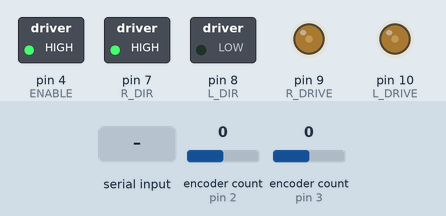
Simulated run of this sketch. Board: Arduino Uno, built with avr-gcc and run on an emulated ATmega328P. On the bench: switched loads named in the sketch (green lamp = pin HIGH), output pins drawn as LEDs (lit = HIGH). The test bench sets the inputs (shaded band); at power-on: encoder count (sensors on pin 2, pin 3) 0. What the sketch prints to the serial monitor is not drawn.

Above: at 2.2 s.
2.3 s: encoder count (sensor on pin 2) set to 4
At 3.6 s:
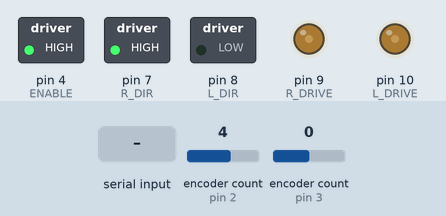
5.3 s: encoder count (sensor on pin 3) set to 1
8.3 s: "30,150\n" received over Serial
11.3 s: "90,45\n" received over Serial
14.3 s: "d90\n" received over Serial
15.8 s: "0\n" received over Serial
At 16.3 s:
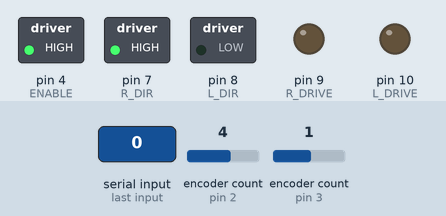
Timing chart, 0 to 18.3 s (numbered marks = the images above; inputs shaded):
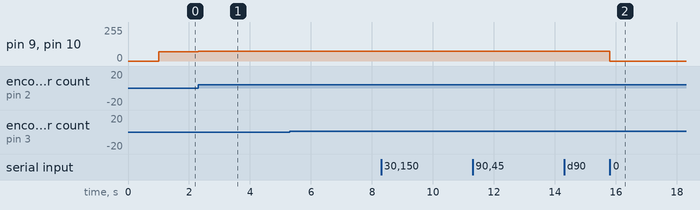

Measured:
- after the input at 2.3 s, pin 9 (R_DRIVE), pin 10 (L_DRIVE): 70/255 → 72/255 at once
- after the input at 15.8 s, pin 9 (R_DRIVE), pin 10 (L_DRIVE): 72/255 → 0/255 at once

The sketch:

steeringControl.ino
```cpp
/* Controller
   Function:
   Implement a PI controller for wheel subsystem
   Setting up hardware:
   attach motor driver shield to arduino
   attach motor encoder to motor driver shield
      Green to ground
      Blue to 5V
      Yellow to digital i/o 2
      White to digital i/o 3
   Motor driver shield powered by battery
   Wire RasberryPi to Arduino via I2C
   MODIFY for TWO wheels
*/

#include <Wire.h>
#include <Encoder.h>

////////////////////MOTOR DRIVER PINS/////////////////////////
//Left Wheel Encoder
#define L_CHAN_A 3              //encoder channel a
#define L_CHAN_B 6              //encoder channel b
//Right Wheel Encoder
#define R_CHAN_A 2              //encoder channel a
#define R_CHAN_B 5              //encoder channel b
//Enable Pin
#define ENABLE 4
//Right Control
#define R_DRIVE 9
#define R_DIR 7
//Left Control
#define L_DRIVE 10
#define L_DIR 8
//Encoders, See Encoder.h for ref
Encoder leftEncoder(L_CHAN_A, L_CHAN_B);
Encoder rightEncoder(R_CHAN_A, R_CHAN_B);

////////////////////Physical Constants////////////////////
#define COUNTS_PER_REV 3200;
const double WHEEL_RADIUS = .164; //radius in feet

//////////////////Speed and Control Globals////////////////////
const double BASE_SPEED = 150;
const double MIN_SPEED = 70;
uint8_t LDutyCycle;                 //8-bit PWM duty
uint8_t RDutyCycle;                 //8-bit PWM duty
double currentPositionR = 0; //position in feet
double currentPositionL = 0;
double finalPosition = 0; //destination in feet
double delta = .01; //acceptable variation in arrival point
double gamma = .5; //slow down point 6in from target
int beta = 50; //catchup adjustment threshold
bool movementEnabled = false;
int turn;
long int angle;
long int turningAngle;
//////////////////I2C and External Comm//////////////////////////
int input;                          //I2C command received from raspi


bool turnDone = false;

void setup() {
   Serial.begin(115200);
  //////////////////Pin setup//////////////////
  pinMode(ENABLE, OUTPUT);                  //MUST BE SET HIGH to enable driver board
  pinMode(L_DRIVE, OUTPUT);
  pinMode(L_DIR, OUTPUT);
  pinMode(R_DRIVE, OUTPUT);
  pinMode(R_DIR, OUTPUT);

  //////////////////Initial Control/Encoder conditions//////////////////
    turn = 2;
    angle = 0;
    turningAngle = 190*10.85;
    Serial.println(turningAngle);
  if(turn==0 || turn == 1){
    //finalPosition = .01;
 }
  switch(turn){
    case 0:
      digitalWrite(L_DIR, HIGH); //L-H is forward
      digitalWrite(R_DIR, HIGH);
      break;
    case 1:
      digitalWrite(L_DIR, LOW); //L-H is forward
      digitalWrite(R_DIR, LOW);
      break;
    case 2:
      digitalWrite(L_DIR, LOW); //L-H is forward
      digitalWrite(R_DIR, HIGH);
      break;


  }
  digitalWrite(ENABLE, HIGH); //Enable driver board
  long posL = 0;
  long posR = 0;
  leftEncoder.write(posL);
  rightEncoder.write(posR);


  /////
  finalPosition = 5;
  delay(1000); //delay 10sec to let you place the robot on track
  Serial.println("Starting");
  leftEncoder.write(0); //reset the encoders
  rightEncoder.write(0);
  movementEnabled = true;


  ////////
}


void serialFlush(){
  while(Serial.available() > 0) {
    char t = Serial.read();
  }
}

//Main code
void loop() {
    switch(turn){
    case 0:
      digitalWrite(L_DIR, HIGH); //L-H is forward
      digitalWrite(R_DIR, HIGH);
      break;
    case 1:
      digitalWrite(L_DIR, LOW); //L-H is forward
      digitalWrite(R_DIR, LOW);
      break;
    case 2:
      digitalWrite(L_DIR, LOW); //L-H is forward
      digitalWrite(R_DIR, HIGH);
      break;


  }
  //receive user input, we use this to set up the path and start a movement execution
  if(Serial.available()){
    char command = Serial.read();
    switch(command){
      //set destination
      case 'd':
        Serial.println("Please ender a destination position");
        serialFlush(); //clean out any junk
        while(!Serial.available());
        finalPosition = Serial.parseInt();
        Serial.print("Destination Received:  ");
        Serial.println(finalPosition);
        break;
      //start moving
      case 's':
        if(abs(finalPosition-currentPositionR)<delta){
          Serial.println("Please set a destination first!");
          break;
        }else{
          Serial.println("Ok, Robot is starting, please place on track and wait 10sec");
          delay(5000); //delay 10sec to let you place the robot on track
          Serial.println("Starting");
          leftEncoder.write(0); //reset the encoders
          rightEncoder.write(0);
          movementEnabled = true;
        }
        break;
      default:
        break;
    }
  }
  //control loop and movement
  if(movementEnabled && turn==2){
    //set the new current position, based on Right wheel positioning!
    currentPositionR = (rightEncoder.read()/3200.0)*2*3.14*WHEEL_RADIUS*1.51;
    currentPositionL = (leftEncoder.read()/3215.0)*2*3.14*WHEEL_RADIUS*1.51;

    Serial.print(currentPositionL);
    Serial.print("   ");
    Serial.print(currentPositionR);

    Serial.print("   ");
    Serial.print(LDutyCycle);
    Serial.print("   ");
    Serial.println(RDutyCycle);

    //set a speed for both wheels without taking into acount catchup adjustments!
    //check if we are close enough to destination
     if(abs(finalPosition-currentPositionR)<delta){
        LDutyCycle = 0; //stop motor
        RDutyCycle = 0;
        movementEnabled = false; //stop this loop
        turnDone = true;
     //check if within gamma of end point
     }else if(abs(finalPosition-currentPositionR)<gamma){
        LDutyCycle = max((uint8_t)BASE_SPEED*(finalPosition-currentPositionR)*2.0, MIN_SPEED);
        RDutyCycle = max((uint8_t)BASE_SPEED*(finalPosition-currentPositionR)*2.0, MIN_SPEED);
     //check if within gamma of start point
     }else if(currentPositionR < gamma){
        LDutyCycle = min((uint8_t)BASE_SPEED*currentPositionR*2.0+MIN_SPEED, BASE_SPEED); //gamma goes from 0 to .5 so multiply by 2 for smooth transition to BASE_SPEED
        RDutyCycle = min((uint8_t)BASE_SPEED*currentPositionR*2.0+MIN_SPEED, BASE_SPEED);
     //if we are in middle of travel segment go at BASE_SPEED
     }else{

      if(abs(finalPosition-currentPositionR)<delta){
          LDutyCycle = 0; //stop motor
          RDutyCycle = 0;
          movementEnabled = false; //stop this loop
          turnDone = true;
      }else{
          LDutyCycle = BASE_SPEED+2;
          RDutyCycle = BASE_SPEED;
          //catchup adjustments (when one wheel is further along the path than the other)
         double L = currentPositionL;
         double R = currentPositionR;
          if(abs(R-L) > .005){
            //Serial.println("adjusting!");
            //Serial.println(R-L);
            LDutyCycle += (R>L)*10;
            RDutyCycle += (L>R)*10;
          }
        }

      }


     analogWrite(L_DRIVE, LDutyCycle); //actually write the motors
     analogWrite(R_DRIVE, RDutyCycle);
  }else if(!turnDone){
    while(angle < turningAngle){
     //Serial.println("Turning");
     analogWrite(L_DRIVE, 90);
     analogWrite(R_DRIVE, 90);
     angle=abs(rightEncoder.read());
     Serial.println(angle);
    }
    //Serial.println(turningAngle);
    //Serial.println("Done Turning");
    analogWrite(L_DRIVE, 0);
    analogWrite(R_DRIVE, 0);
    turn = 2;
    movementEnabled = true;
    rightEncoder.write(0);
    leftEncoder.write(0);
    currentPositionR = 0;
    currentPositionL = 0;
    delay(500);
  }
  /*Serial.println("starting timing sequence");
  leftEncoder.write(0);
  rightEncoder.write(0);
  analogWrite(L_DRIVE, BASE_SPEED);
  analogWrite(R_DRIVE, BASE_SPEED);
  delay(1000);
  analogWrite(L_DRIVE, 0);
  analogWrite(R_DRIVE, 0);
  Serial.println(leftEncoder.read());
  Serial.println(rightEncoder.read());
  delay(1000);*/
}
```
